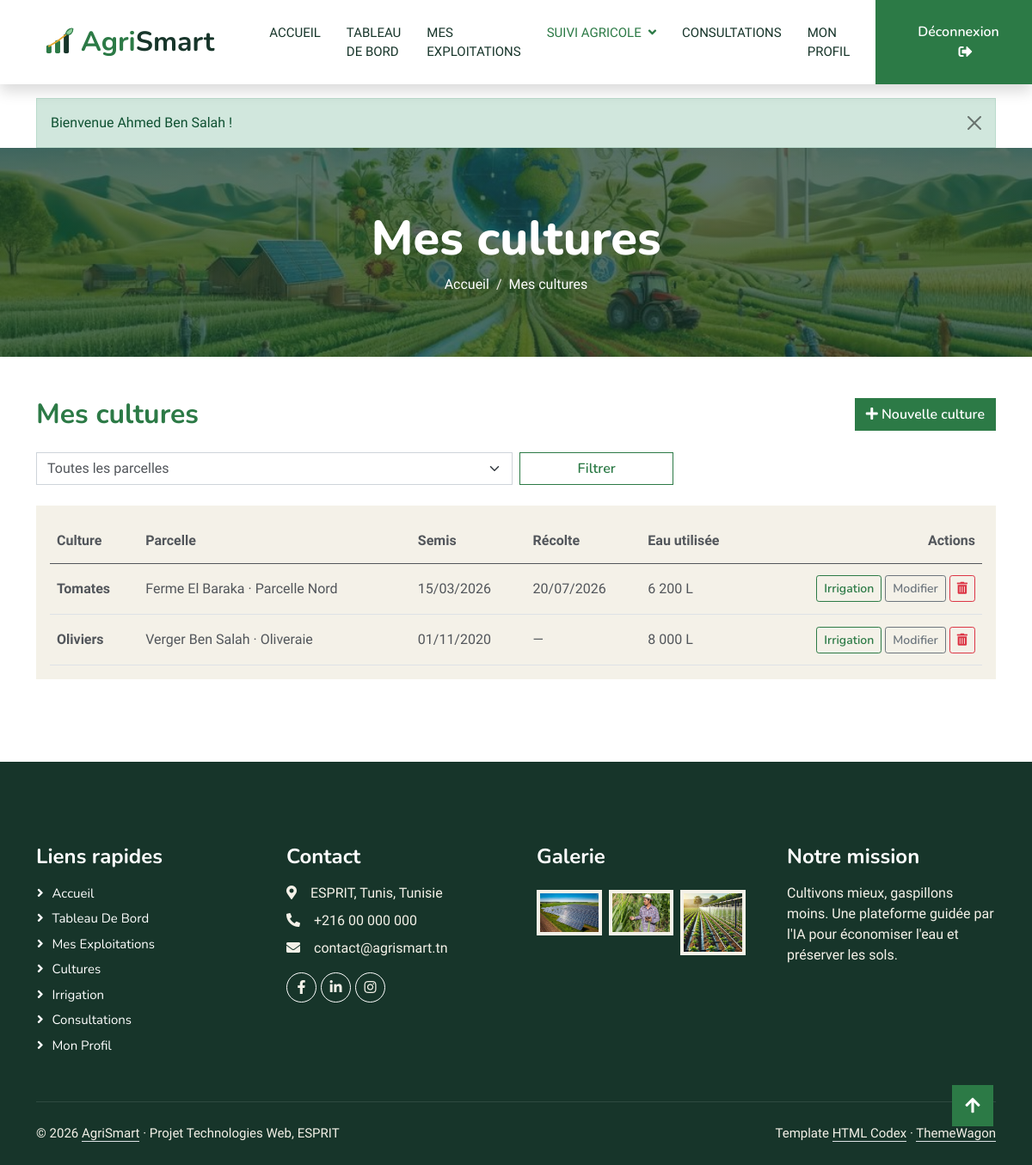
/frontoffice/index.php?page=cultures (signed in), run on the app's committed database.
### tables this page shows
CREATE TABLE IF NOT EXISTS culture (
    id           INT AUTO_INCREMENT PRIMARY KEY,
    parcelle_id  INT NOT NULL,
    nom          VARCHAR(100) NOT NULL,
    date_semis   DATE NOT NULL,
    date_recolte DATE NULL,
    created_at   TIMESTAMP DEFAULT CURRENT_TIMESTAMP,
    CONSTRAINT fk_culture_parcelle FOREIGN KEY (parcelle_id) REFERENCES parcelle(id) ON DELETE CASCADE
);

CREATE TABLE exploitation (
    id              INT AUTO_INCREMENT PRIMARY KEY,
    agriculteur_id  INT NOT NULL,
    nom             VARCHAR(100) NOT NULL,
    localisation    VARCHAR(150) NOT NULL,
    created_at      TIMESTAMP DEFAULT CURRENT_TIMESTAMP,
    CONSTRAINT fk_exploitation_user FOREIGN KEY (agriculteur_id) REFERENCES utilisateur(id) ON DELETE CASCADE
);

CREATE TABLE parcelle (
    id               INT AUTO_INCREMENT PRIMARY KEY,
    exploitation_id  INT NOT NULL,
    nom              VARCHAR(100) NOT NULL,
    surface          DECIMAL(8,2) NOT NULL,                  
    type_sol         ENUM('Argileux','Sablonneux','Limoneux','Calcaire') NOT NULL,
    CONSTRAINT fk_parcelle_exploitation FOREIGN KEY (exploitation_id) REFERENCES exploitation(id) ON DELETE CASCADE
);

### frontoffice/controllers/Controller.php (called while the page is built, shortened)
<?php
abstract class Controller
{
    protected function render(string $view, array $data = []): void
    {
        extract($data, EXTR_SKIP);
        require __DIR__ . '/../views/' . $view . '.php';
    }
}

### frontoffice/controllers/CultureController.php (called while the page is built, shortened)
<?php
require_once __DIR__ . '/../../config/database.php';
class CultureController extends Controller
{
    private PDO $db;
    public function __construct()
    {
        $this->db = Database::getConnexion();
    }
    public function index(): void
    {
        $user = $this->requireLogin();
        $sql = $this->select() . 'WHERE e.agriculteur_id = :a';
        $params = ['a' => $user->getId()];
        $stmt = $this->db->prepare($sql . ' ORDER BY c.date_semis DESC, c.id DESC');
        $stmt->execute($params);
        $cultures = array_map(fn(array $r) => Culture::fromArray($r), $stmt->fetchAll());
        $this->render('cultures', compact('cultures', 'parcelles', 'parcelleId'));
    }
    private function select(): string
    {
        return "SELECT c.*, p.nom AS parcelle_nom, e.nom AS exploitation_nom,
                       COALESCE((SELECT SUM(i.quantite_eau) FROM irrigation i WHERE i.culture_id = c.id AND i.statut = 'realisee'), 0) AS eau_totale
                FROM culture c
                JOIN parcelle p ON p.id = c.parcelle_id
                JOIN exploitation e ON e.id = p.exploitation_id ";
    }
}

### frontoffice/index.php (called while the page is built, shortened)
<?php
require_once __DIR__ . '/../core/helpers.php';
require_once __DIR__ . '/helpers.php';
require_once __DIR__ . '/controllers/Controller.php';
$routes = [
    'home'              => ['HomeController',         'index'],
    'login'             => ['AuthController',         'login'],
    'register'          => ['AuthController',         'register'],
    'logout'            => ['AuthController',         'logout'],
    'dashboard'         => ['DashboardController',    'index'],
    'profile'           => ['ProfileController',      'index'],
    'profile-password'  => ['ProfileController',      'password'],
    'profile-delete'    => ['ProfileController',      'delete'],
    'exploitations'     => ['ExploitationController', 'index'],
    'exploitation-form' => ['ExploitationController', 'form'],
    'exploitation-delete' => ['ExploitationController', 'delete'],
    'parcelles'         => ['ParcelleController',     'index'],
    'parcelle-form'     => ['ParcelleController',     'form'],
    'parcelle-delete'   => ['ParcelleController',     'delete'],
    'consultations'       => ['ConsultationController', 'index'],
    'consultation'        => ['ConsultationController', 'show'],
    'consultation-form'   => ['ConsultationController', 'form'],
    'consultation-delete' => ['ConsultationController', 'delete'],
    'consultation-close'  => ['ConsultationController', 'close'],
    'consultation-take'   => ['ConsultationController', 'take'],
    'conseil-form'        => ['ConseilController',       'form'],
    'conseil-delete'      => ['ConseilController',       'delete'],
    'cultures'            => ['CultureController',     'index'],
    'culture-form'        => ['CultureController',     'form'],
    'culture-delete'      => ['CultureController',     'delete'],
    'irrigations'         => ['IrrigationController',  'index'],
    'irrigation-form'     => ['IrrigationController',  'form'],
    'irrigation-done'     => ['IrrigationController',  'done'],
    'irrigation-delete'   => ['IrrigationController',  'delete'],
];
$page = (string) ($_GET['page'] ?? 'home');
[$class, $method] = $routes[$page];
(new $class())->$method();

### core/helpers.php (called while the page is built, shortened)
<?php
function e($v): string
{
    return htmlspecialchars((string) $v, ENT_QUOTES, 'UTF-8');
}
function url(string $page, array $params = []): string
{
    return 'index.php?' . http_build_query(['page' => $page] + $params);
}

### config/config.php (called while the page is built, shortened)
<?php
$config = [
    'db' => [
        'host'    => 'localhost',
        'port'    => 3306,
        'name'    => 'agrismart',
        'user'    => 'root',
        'pass'    => '',
        'charset' => 'utf8mb4',
    ],
    'debug'            => false,
    'session_lifetime' => 1800,
    'max_login_tries'  => 5,
    'lockout_minutes'  => 5,
];
$local = __DIR__ . '/config.local.php';
return $config;

### config/database.php (called while the page is built, shortened)
<?php
class Database
{
    private static ?PDO $pdo = null;
    public static function getConnexion(): PDO
    {
        if (self::$pdo === null) {
            $config = require __DIR__ . '/config.php';
            $db = $config['db'];
            $dsn = sprintf('mysql:host=%s;port=%d;dbname=%s;charset=%s', $db['host'], $db['port'], $db['name'], $db['charset']);
            try {
                self::$pdo = new PDO($dsn, $db['user'], $db['pass'], [
                    PDO::ATTR_ERRMODE            => PDO::ERRMODE_EXCEPTION,
                    PDO::ATTR_DEFAULT_FETCH_MODE => PDO::FETCH_ASSOC,
                    PDO::ATTR_EMULATE_PREPARES   => false,
                ]);
            } catch (PDOException $e) {
                error_log('AgriSmart DB: ' . $e->getMessage());
                http_response_code(500);
                die(!empty($config['debug'])
                    ? 'Erreur base de données : ' . htmlspecialchars($e->getMessage(), ENT_QUOTES, 'UTF-8')
                    : 'Service temporairement indisponible (connexion à la base de données impossible).');
            }
        }
        return self::$pdo;
    }
}

### models/Culture.php (called while the page is built, shortened)
<?php
class Culture
{
    private int $id = 0;
    private string $nom = '';
    private string $dateSemis = '';
    private ?string $dateRecolte = null;
    private string $parcelleNom = '';
    private string $exploitationNom = '';
    private float $eauTotale = 0.0;
    public function getId(): int { return $this->id; }
    public function getNom(): string { return $this->nom; }
    public function getDateSemis(): string { return $this->dateSemis; }
    public function getDateRecolte(): ?string { return $this->dateRecolte; }
    public function getParcelleNom(): string { return $this->parcelleNom; }
    public function getExploitationNom(): string { return $this->exploitationNom; }
    public function getEauTotale(): float { return $this->eauTotale; }
    public function setId(int $v): void { $this->id = $v; }
    public function setNom(string $v): void { $this->nom = $v; }
    public function setDateSemis(string $v): void { $this->dateSemis = $v; }
    public function setDateRecolte(?string $v): void { $this->dateRecolte = $v; }
    public function setParcelleNom(string $v): void { $this->parcelleNom = $v; }
    public function setExploitationNom(string $v): void { $this->exploitationNom = $v; }
    public function setEauTotale(float $v): void { $this->eauTotale = $v; }
    public static function fromArray(array $r): self
    {
        $c = new self();
        $c->setId((int) ($r['id'] ?? 0));
        $c->setParcelleId((int) ($r['parcelle_id'] ?? 0));
        $c->setNom((string) ($r['nom'] ?? ''));
        $c->setDateSemis((string) ($r['date_semis'] ?? ''));
        $c->setDateRecolte(!empty($r['date_recolte']) ? (string) $r['date_recolte'] : null);
        $c->setParcelleNom((string) ($r['parcelle_nom'] ?? ''));
        $c->setExploitationNom((string) ($r['exploitation_nom'] ?? ''));
        $c->setEauTotale((float) ($r['eau_totale'] ?? 0));
        return $c;
    }
}

### frontoffice/helpers.php (called while the page is built, shortened)
<?php
function fmtDate(?string $s): string
{
    if ($s === null || $s === '') {
        return '—';
    }
    $t = strtotime($s);
    return $t ? date('d/m/Y', $t) : '—';
}
function fmtLitres(float $l): string
{
    return number_format($l, ($l == floor($l)) ? 0 : 1, ',', ' ') . ' L';
}

### frontoffice/views/cultures.php (the view, shortened to what this page needs)
<!DOCTYPE html>
<html lang="fr">
<head>
    <?php require_once __DIR__ . '/includes/head.php'; ?>
</head>
<body>
<?php require_once __DIR__ . '/includes/navbar.php'; ?>
<?php require_once __DIR__ . '/includes/page-header.php'; ?>
<section class="container pb-5">
    <div class="d-flex flex-wrap justify-content-between align-items-center mb-4 gap-2">
        <h2 class="text-primary mb-0">Mes cultures</h2>
        <a href="<?= url('culture-form') ?>" class="btn btn-primary"><i class="fa fa-plus"></i> Nouvelle culture</a>
    </div>
    <form method="get" action="index.php" class="row g-2 mb-4">
        <div class="col-md-6">
            <select name="parcelle" class="form-select" aria-label="Filtrer par parcelle">
                <option value="0">Toutes les parcelles</option>
            </select>
        </div>
        <div class="col-md-2 d-grid"><button class="btn btn-outline-primary" type="submit">Filtrer</button></div>
    </form>
    <?php if (!$cultures): ?>
        <div class="alert alert-info">Aucune culture<?= $parcelleId ? ' sur cette parcelle' : '' ?> pour le moment.</div>
    <?php else: ?>
        <div class="bg-light p-3">
            <div class="table-responsive">
                <table class="table align-middle mb-0">
                    <thead><tr><th>Culture</th><th>Parcelle</th><th>Semis</th><th>Récolte</th><th>Eau utilisée</th><th class="text-end">Actions</th></tr></thead>
                    <tbody>
                    <?php foreach ($cultures as $c): ?>
                        <tr>
                            <td class="fw-semi-bold"><?= e($c->getNom()) ?></td>
                            <td><?= e($c->getExploitationNom()) ?> · <?= e($c->getParcelleNom()) ?></td>
                            <td><?= e(fmtDate($c->getDateSemis())) ?></td>
                            <td><?= e(fmtDate($c->getDateRecolte())) ?></td>
                            <td><?= e(fmtLitres($c->getEauTotale())) ?></td>
                            <td class="text-end text-nowrap">
                                <a href="<?= url('irrigations', ['culture' => $c->getId()]) ?>" class="btn btn-sm btn-outline-primary">Irrigation</a>
                                <a href="<?= url('culture-form', ['id' => $c->getId()]) ?>" class="btn btn-sm btn-outline-secondary">Modifier</a>
                                <form method="post" action="<?= url('culture-delete') ?>" class="d-inline js-confirm" data-confirm="Supprimer la culture « <?= e($c->getNom()) ?> » et ses irrigations ?">
                                    <button type="submit" class="btn btn-sm btn-outline-danger"><i class="fa fa-trash-alt"></i></button>
                                </form>
                            </td>
                        </tr>
                    <?php endforeach; ?>
                    </tbody>
                </table>
            </div>
        </div>
    <?php endif; ?>
</section>
<?php require_once __DIR__ . '/includes/footer.php'; ?>
</body>
</html>

### data on the page
culture: nom "Tomates", exploitation.nom "Ferme El Baraka", parcelle.nom "Parcelle Nord", date_semis "15/03/2026", date_recolte "20/07/2026", EauTotale "6 200 L"
culture: nom "Oliviers", exploitation.nom "Verger Ben Salah", parcelle.nom "Oliveraie", date_semis "01/11/2020", date_recolte "—", EauTotale "8 000 L"

### other printed values
$flash['msg'] "Bienvenue Ahmed Ben Salah !"
$pageTitle "Mes cultures"
